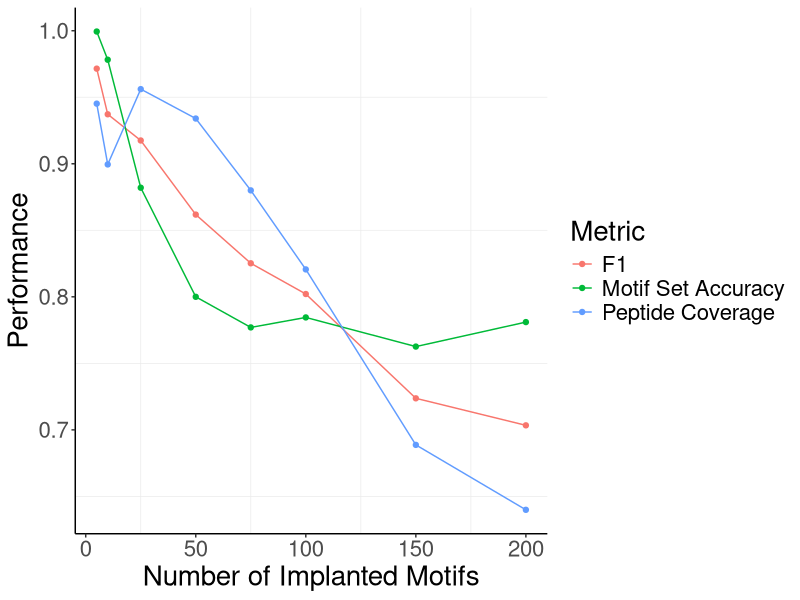

Write R code to recreate this figure.

library(ggplot2)
library(ggthemes)
library(readr)
library(tidyr)


results <- read_tsv("./results/testResults.txt")
print(results)
results <- gather(results, key="Metric", value="Performance", -NumMotifs)
print(results)

resultPlot <- ggplot(results, aes(x=NumMotifs, y=Performance, colour=Metric)) +
	geom_line() +
	geom_point() + 
	theme_bw() +
	xlab("Number of Implanted Motifs") + 
	theme(text = element_text(size=20),
	panel.border = element_blank(),
	panel.grid.major = element_blank(),
	axis.line = element_line(colour = "black"))

ggsave(plot=resultPlot, file="./results/testResults.png")
